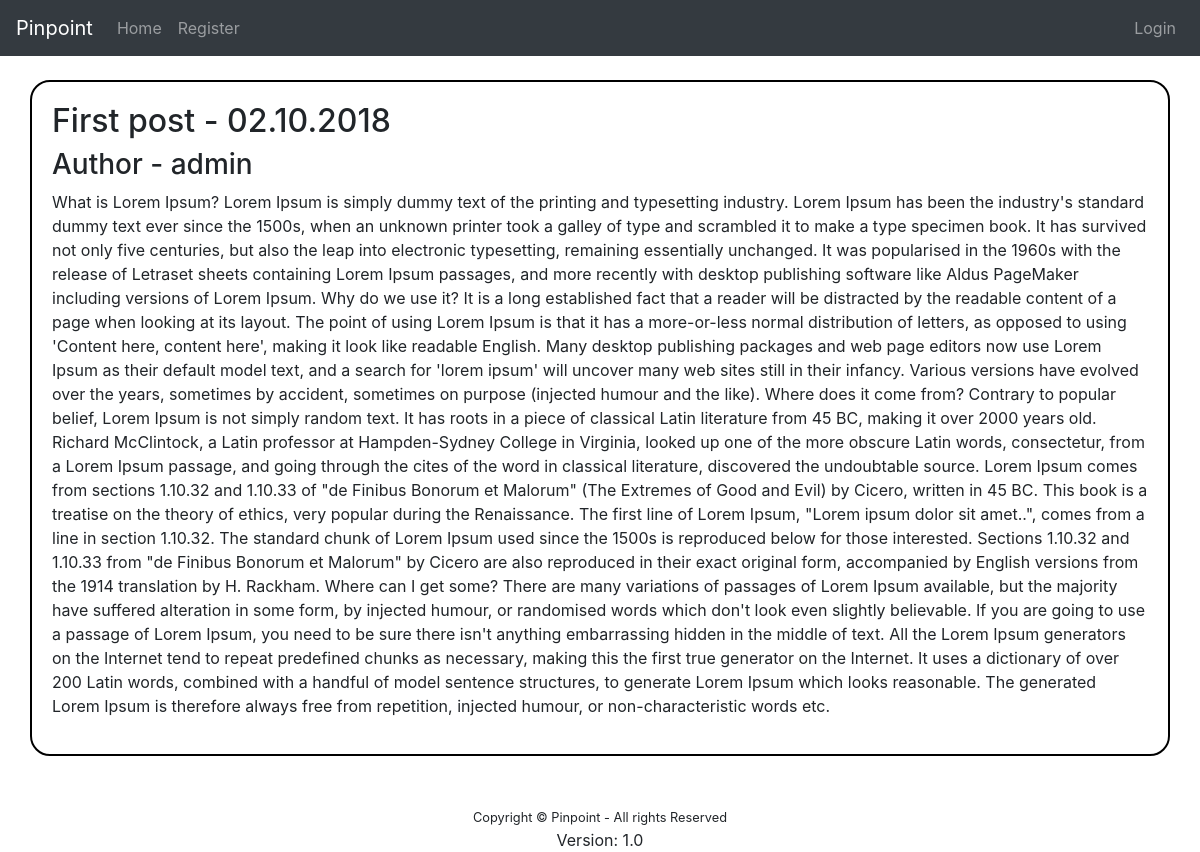
Screenshot of /9 with the database file from the repository.
### view_content/models.py (models this page shows, shortened)
class Post(models.Model):
    title = models.CharField(max_length=200)
    body = models.TextField()
    date = models.DateTimeField(auto_now_add=True)
    author = models.ForeignKey('auth.User', on_delete=models.CASCADE, related_name='author_of')
    editor = models.ForeignKey('auth.User', on_delete=models.CASCADE, related_name='editor_of', null=True)
    needs_proofreading = models.BooleanField(default=False)
    published = models.BooleanField(default=False)

### view_content/views.py (the view)
# urls.py: path('<post_id>', views.detailPost, name='detail'),
def detailPost(request, post_id ):
    post = get_object_or_404(Post, id=post_id)
    return render(request, 'view_content/detailPost.html', {'post':post})

### view_content/templates/view_content/detailPost.html (shortened to what this page needs)
{% extends "base.html" %}
{% block content %}
<h2>{{ post.title }} - {{ post.date|date:"d.m.Y" }}</h2>
<h3>Author - {{ post.author }}</h3>
<p>{{ post.body }}</p>
{% endblock %}

### rows the page displays
Post: title "First post", date "02.10.2018", author "admin", body "What is Lorem Ipsum? Lorem Ipsum is simply dummy text of the printing and typesetting industry. Lorem Ipsum has been the industry's standard dummy text ever since the 1500s, when an unknown printer took a galley of type and scrambled it to make a type specimen book. It has survived not only five centuries, but also the leap into electronic typesetting, remaining essentially unchanged. It was popularised in the 1960s with the release of Letraset sheets containing Lorem Ipsum passages, and more recently with desktop publishing software like Aldus PageMaker including versions of Lorem Ipsum. Why do we use it? It is a long established fact that a reader will be distracted by the readable…"
